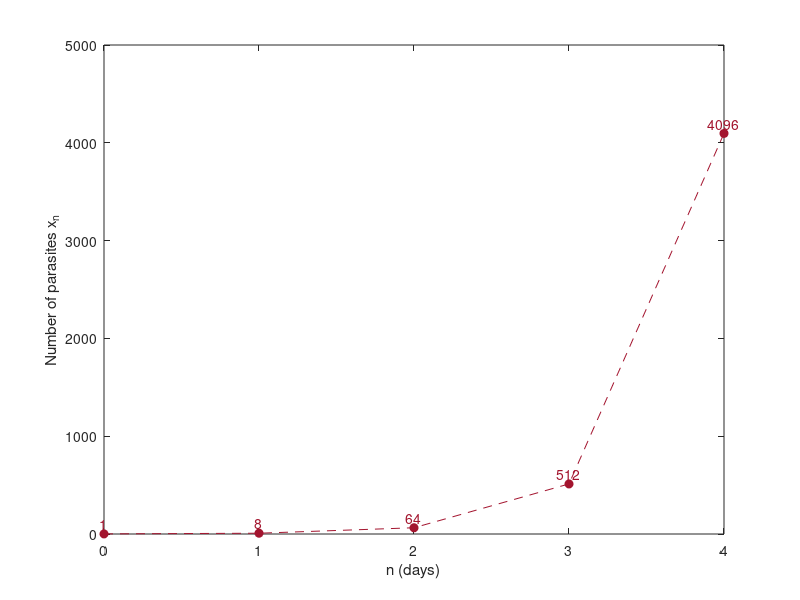

The MATLAB script that drew this image:
% Fig. 1.3: Malaria parasites after n days (book, Section 1.1, Eq. 1.2 and 1.3)
% recursion rule x_{n+1} = 8 x_n, x_0 = 1
% (c) 2026 Philipp Kügler · Program for the book "Dynamical Systems in the Life Sciences" · MIT License (see LICENSE)
N = 4;                          % number of days
x = zeros(1, N + 1);
x(1) = 1;                       % initial value x_0 = 1 (MATLAB counts from 1: x(1) is x_0)
for k = 1:N
    x(k + 1) = 8 * x(k);        % recursion rule
end

n = 0:N;
disp(x)                         % 1  8  64  512  4096
disp(8.^n * x(1))               % solution formula x_n = 8^n x_0 gives the same

rot = [0.64 0.08 0.18];
plot(n, x, 'o--', 'Color', rot, 'MarkerFaceColor', rot); hold on
for k = 1:numel(n)
    text(n(k), x(k) + 100, sprintf('%d', x(k)), 'HorizontalAlignment', 'center', 'Color', rot)
end
hold off
xlabel('n (days)'); ylabel('Number of parasites x_n'); xticks(n)
